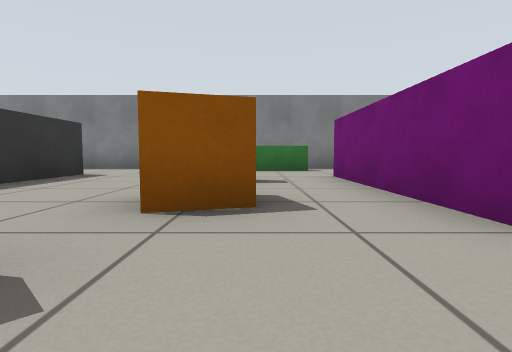
View 1 (above)

19 first-person views from a walk through a world built for the Gazebo simulator. The camera is 0.39 m above the floor, tilts 4° down and sees 80° across. The floor is counted in squares, 1 m on a side. Each view is taken from the middle of a square. On the plan, view 1 faces up. The plan holds only what a view shows up to about 9 squares ahead; the rest is blank.

View 2
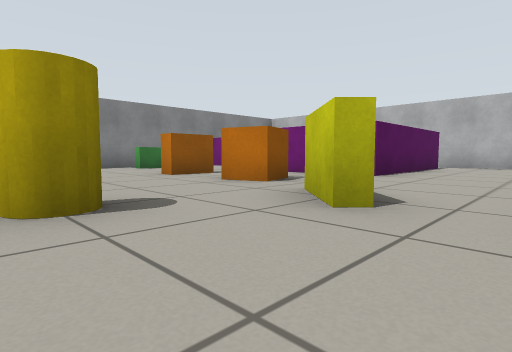

View 3
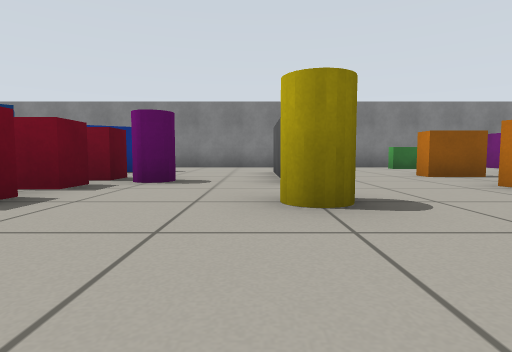

View 4
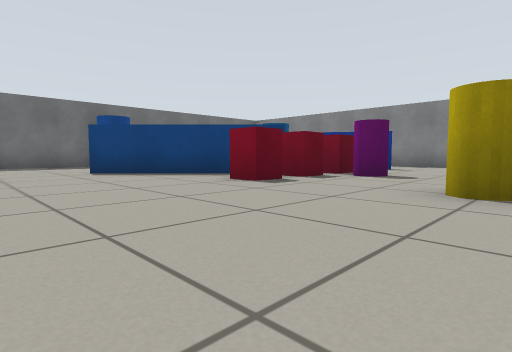

View 5
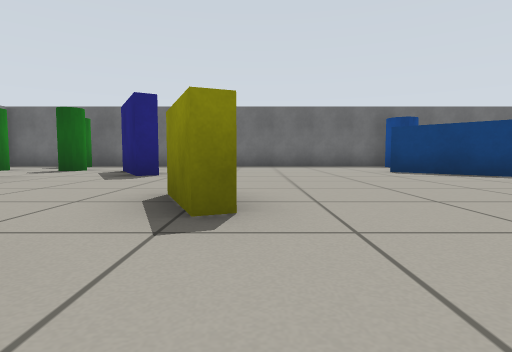

View 6
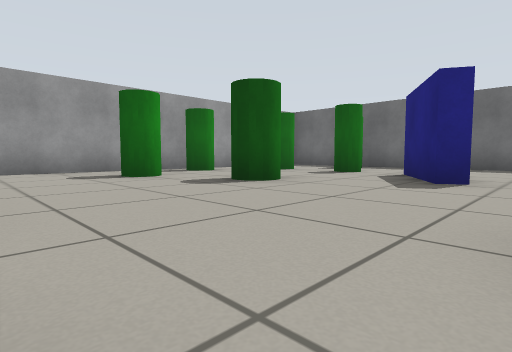

View 7
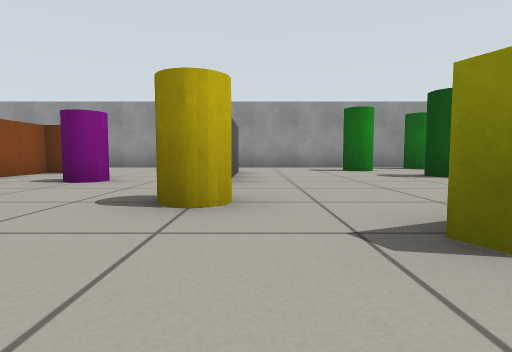

View 8
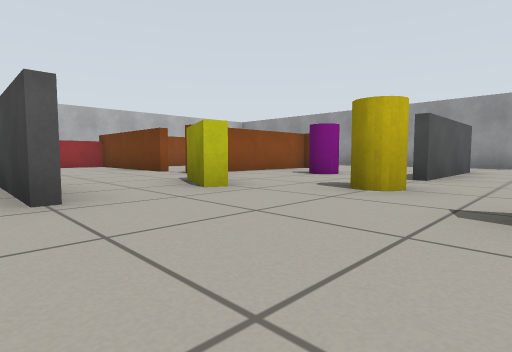

View 9
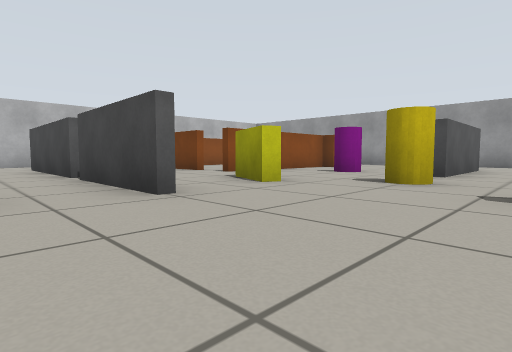

View 10
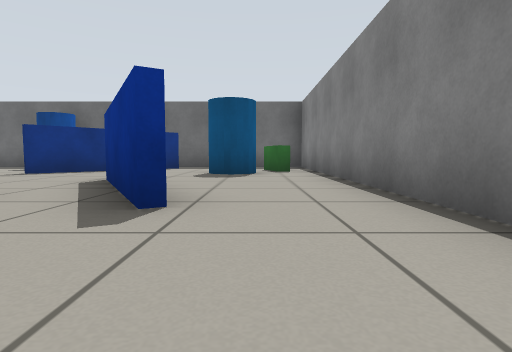

View 11
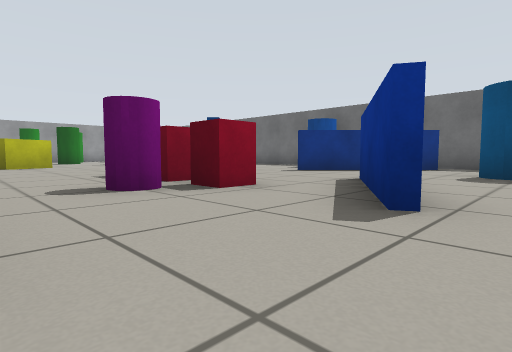

View 12
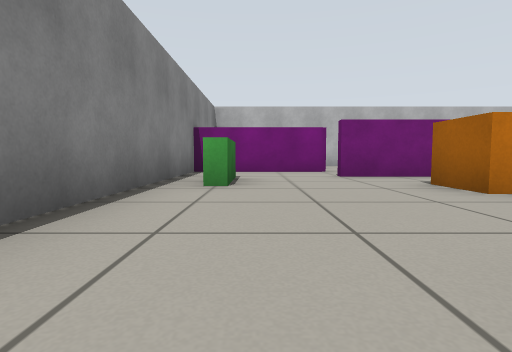

View 13
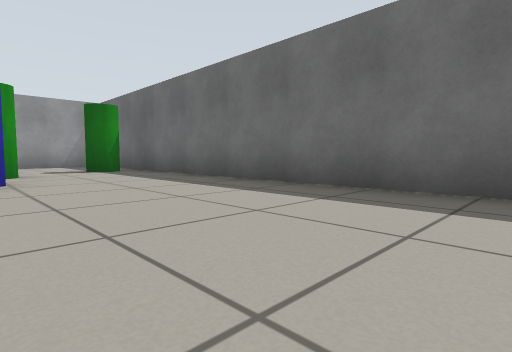

View 14
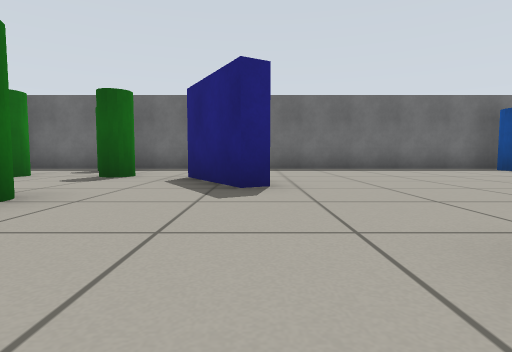

View 15
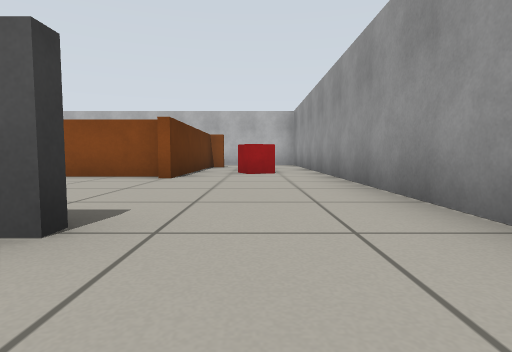

View 16
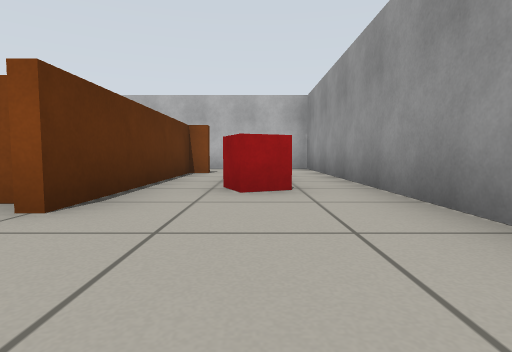

View 17
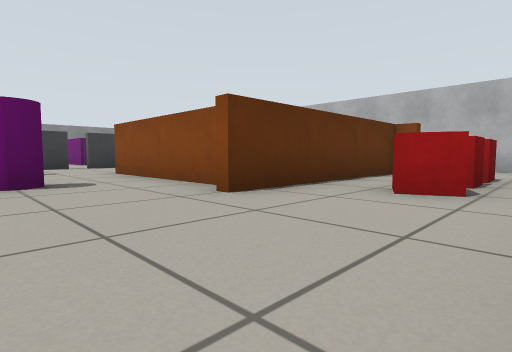

View 18
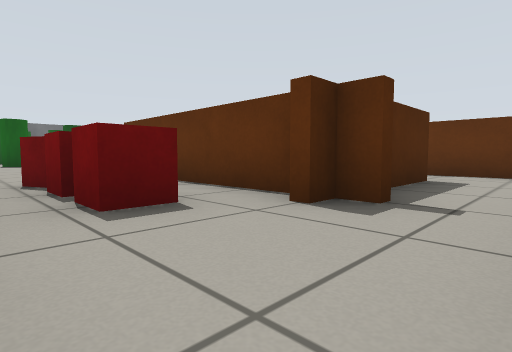

View 19
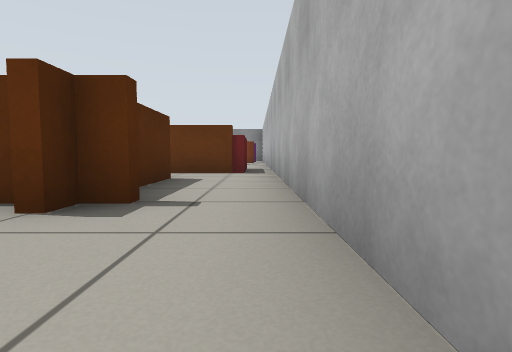

### Floor plan
Key: @ floor where view 1 was taken; # wall or solid block; x gap in a wall; . floor; B green box; R orange box; C yellow cylinder; L blue box; E red box; M magenta cylinder; U blue cylinder; G green cylinder.
Columns run from 14 left of view 1 to 7 right of it. Each row starts with its distance up from view 1.
  9     ##############
  8  ##B.............#
  7  #BBU.........BB.#
  6  #.UU..LL..#.....#
  5  #...LL....#....##
  4   L....EE..#.RR.#
  3    L...EMM.x.RR.#
  2  UU.L.LEE..C.RR.#
  1 #UU..L.EE.CC.x..####.#
  0 #...L.......# @......#
 -1 #....................#
 -2 #...........##xx###..#
 -3 #...........x.......E
 -4 #.......##.C #.....EE
 -5 #....L....CC...#### .#
 -6 #...LL.....#.M.#   #.#
 -7 #...G..G...#MM.#   #.#
 -8 #G.GG.GG...#...#   #.#
 -9 #GGGG...G......#####.#
-10 ##.GG.GGG......EEEE..#
-11 ###  GG..............#
-12        ###############

Positions as (right, up) in squares from view 1, and headings:
1: (0, 0), facing up
2: (-4, -1), facing up-right
3: (-4, -1), facing up
4: (-3, -2), facing up-left
5: (-3, -3), facing left
6: (-4, -4), facing down-left
7: (-4, -2), facing down
8: (-5, -1), facing down-right
9: (-5, 0), facing down-right
10: (-4, 7), facing left
11: (-4, 7), facing down-left
12: (-4, 7), facing right
13: (-10, -1), facing down-left
14: (-5, -5), facing left
15: (-5, -10), facing right
16: (-2, -10), facing right
17: (-2, -11), facing up-right
18: (6, -11), facing up-left
19: (6, -11), facing up
